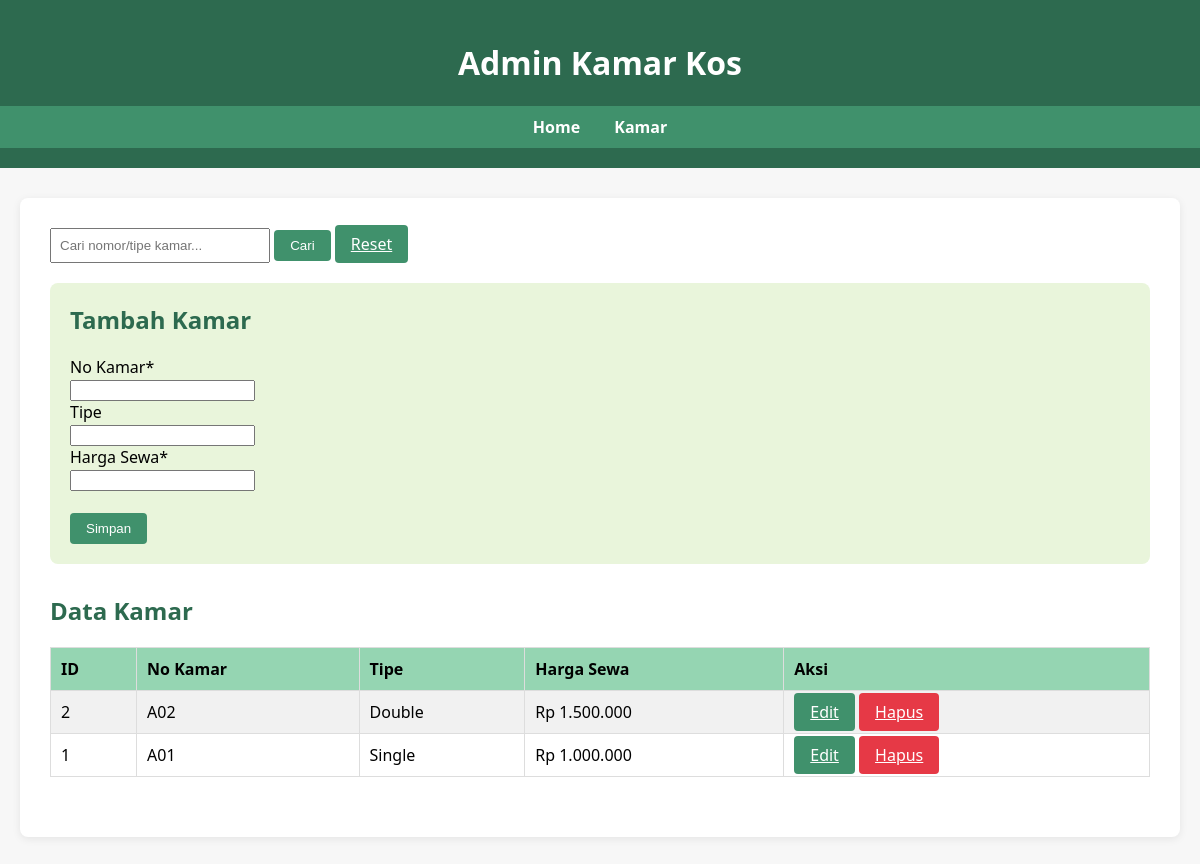
The page /admin/admin_kamar.php on the database its author committed.
### tables this page shows
CREATE TABLE tb_kamar (
    id_kamar INT AUTO_INCREMENT PRIMARY KEY,
    no_kamar VARCHAR(10) NOT NULL,
    tipe VARCHAR(50),
    harga INT
);

### admin/admin_kamar.php (the view, shortened to what this page needs)
<?php
include '../config/config.php';
$cari = isset($_GET['cari']) ? trim($_GET['cari']) : '';
$sql = "SELECT * FROM tb_kamar WHERE 1";
$sql .= " ORDER BY id_kamar DESC";
$res = mysqli_query($conn, $sql);
$edit = false;
?>
<!DOCTYPE html>
<html lang="id">
<head>
    <link rel="stylesheet" href="../public/style.css">
</head>
<body>
    <div class="header">
        <h1>Admin Kamar Kos</h1>
        <nav>
            <a href="../index.php">Home</a>
            <a href="admin_kamar.php">Kamar</a>
        </nav>
    </div>
    <div class="container">
        <form method="get" style="margin-bottom:20px;">
            <input type="text" name="cari" placeholder="Cari nomor/tipe kamar..." value="<?= htmlspecialchars($cari) ?>" style="padding:8px;width:200px;">
            <button class="btn" type="submit">Cari</button>
            <a href="admin_kamar.php" class="btn">Reset</a>
        </form>
        <div class="form-box">
            <h2><?= $edit ? 'Edit Kamar' : 'Tambah Kamar' ?></h2>
            <form method="post" action="../controller/proses.php">
                <label>No Kamar*</label><br>
                <input type="text" name="no_kamar" required value="<?= $edit ? htmlspecialchars($data_edit['no_kamar']) : '' ?>"><br>
                <label>Tipe</label><br>
                <input type="text" name="tipe" value="<?= $edit ? htmlspecialchars($data_edit['tipe']) : '' ?>"><br>
                <label>Harga Sewa*</label><br>
                <input type="number" name="harga" required min="0" value="<?= $edit ? htmlspecialchars($data_edit['harga']) : '' ?>"><br><br>
                <button class="btn" type="submit" name="<?= $edit ? 'edit_kamar' : 'tambah_kamar' ?>">Simpan</button>
            </form>
        </div>
        <h2>Data Kamar</h2>
        <table>
            <tr>
                <th>ID</th><th>No Kamar</th><th>Tipe</th><th>Harga Sewa</th><th>Aksi</th>
            </tr>
            <?php while($row = mysqli_fetch_assoc($res)): ?>
            <tr>
                <td><?= $row['id_kamar'] ?></td>
                <td><?= htmlspecialchars($row['no_kamar']) ?></td>
                <td><?= htmlspecialchars($row['tipe']) ?></td>
                <td>Rp <?= number_format($row['harga'],0,',','.') ?></td>
                <td>
                    <a class="btn" href="admin_kamar.php?edit=<?= $row['id_kamar'] ?>">Edit</a>
                    <a class="btn danger" href="../controller/proses.php?hapus_kamar=<?= $row['id_kamar'] ?>" onclick="return confirm('Yakin hapus kamar?')">Hapus</a>
                </td>
            </tr>
            <?php endwhile; ?>
        </table>
    </div>
</body>
</html>

### public/style.css (style rules this page uses)
body { font-family: 'Segoe UI', Arial, sans-serif; background: #f7f7f7; margin: 0; padding: 0; }
.header { background: #2d6a4f; color: #fff; padding: 20px 0; text-align: center; }
nav { background: #40916c; padding: 10px 0; text-align: center; }
nav a { color: #fff; text-decoration: none; margin: 0 15px; font-weight: bold; transition: color 0.2s; }
.container { max-width: 1100px; margin: 30px auto; background: #fff; border-radius: 8px; box-shadow: 0 2px 8px rgba(0,0,0,0.08); padding: 30px; }
h2 { color: #2d6a4f; margin-top: 0; }
table { width: 100%; border-collapse: collapse; margin-bottom: 30px; }
th, td { border: 1px solid #ddd; padding: 10px; text-align: left; }
th { background: #95d5b2; }
tr:nth-child(even) { background: #f1f1f1; }

### admin/admin_kamar.php (style rules this page uses)
.form-box { background:#e9f5db;padding:20px;border-radius:8px;margin-bottom:30px; }
.btn { background:#40916c;color:#fff;padding:8px 16px;border:none;border-radius:4px;cursor:pointer; }
.danger { background:#e63946; }

### rows shown on the page
tb_kamar: id_kamar "2", no_kamar "A02", tipe "Double", harga "1.500.000"
tb_kamar: id_kamar "1", no_kamar "A01", tipe "Single", harga "1.000.000"
